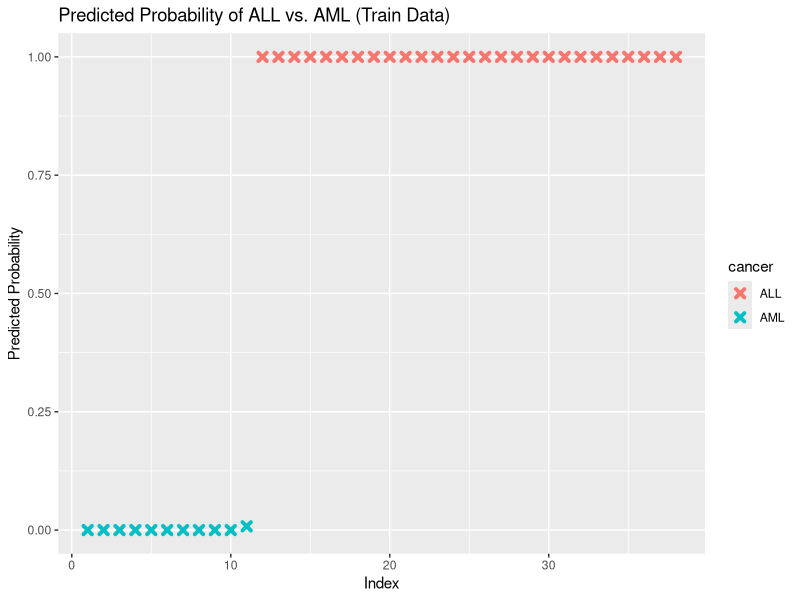
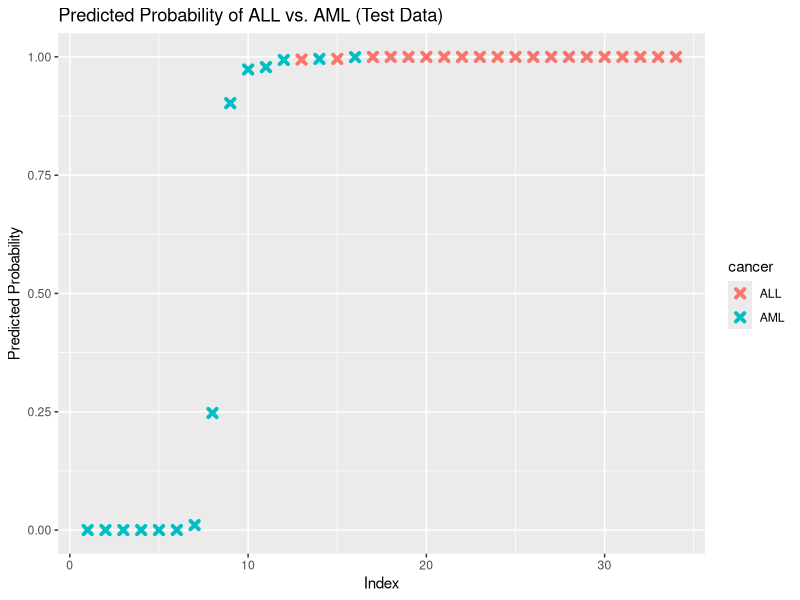
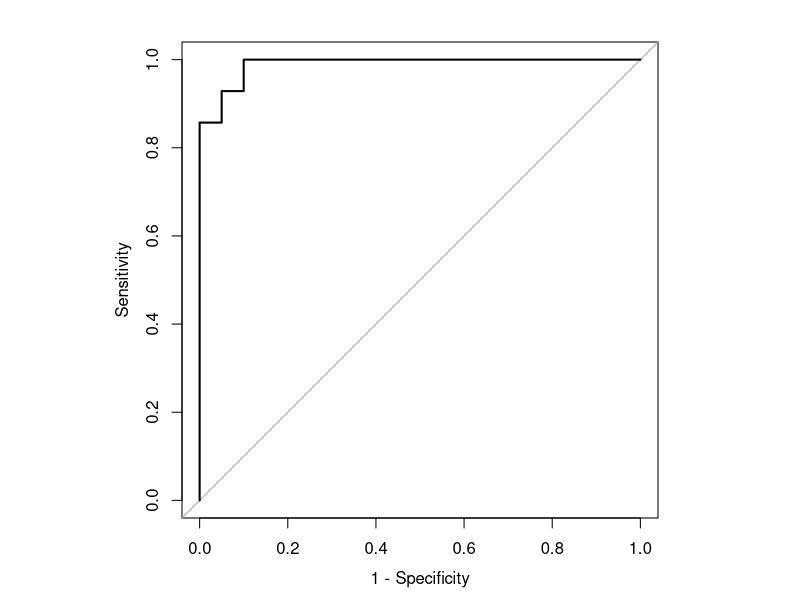
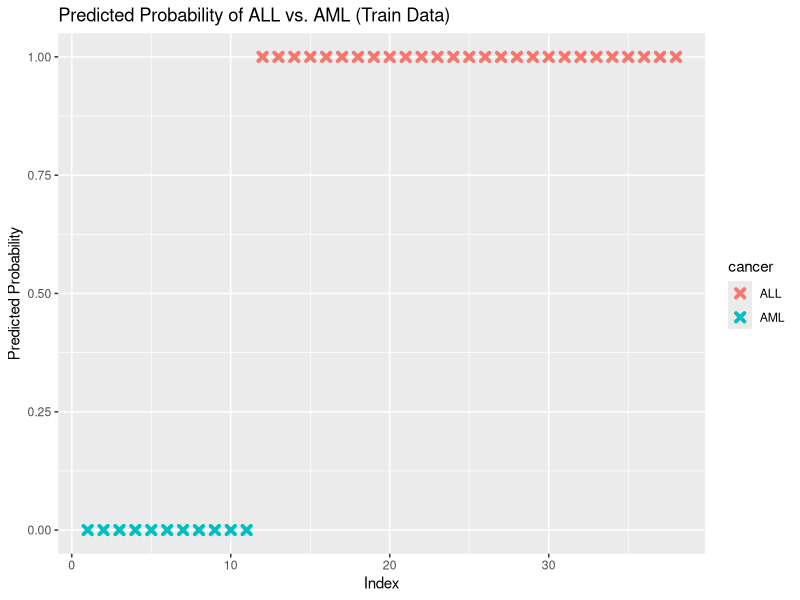
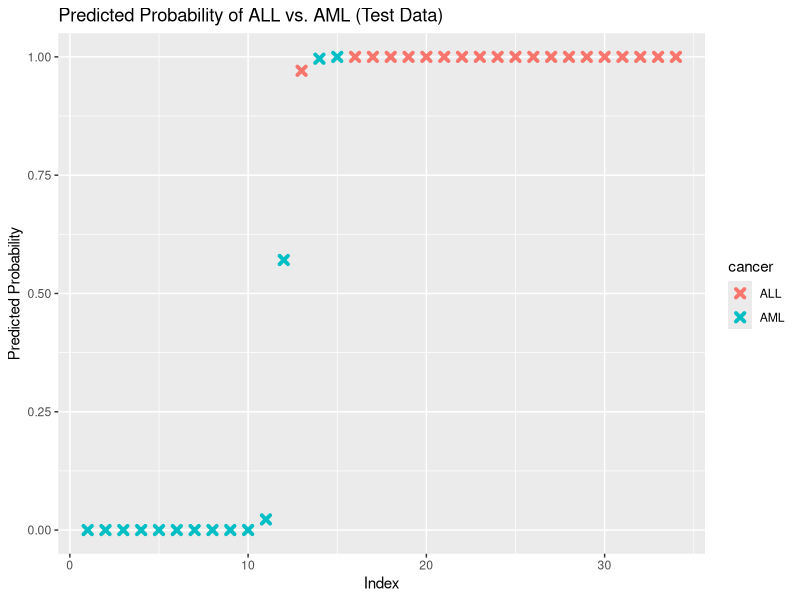
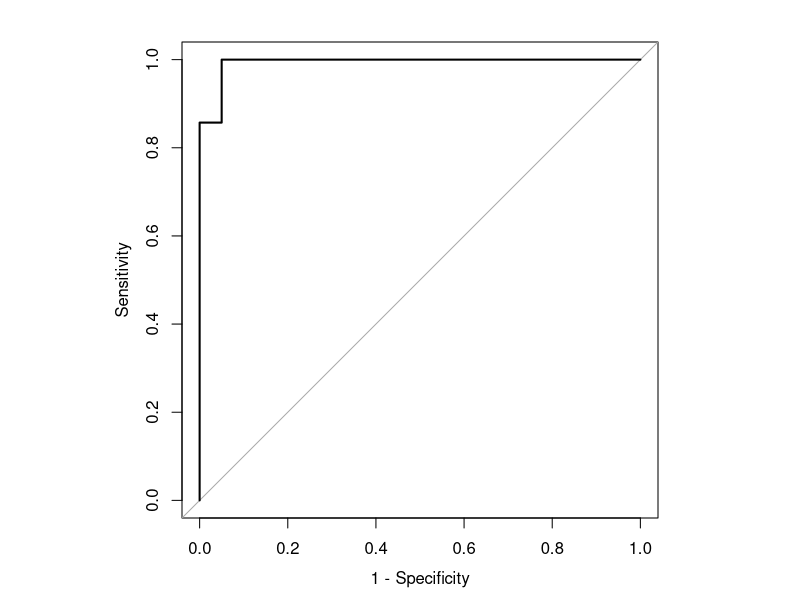
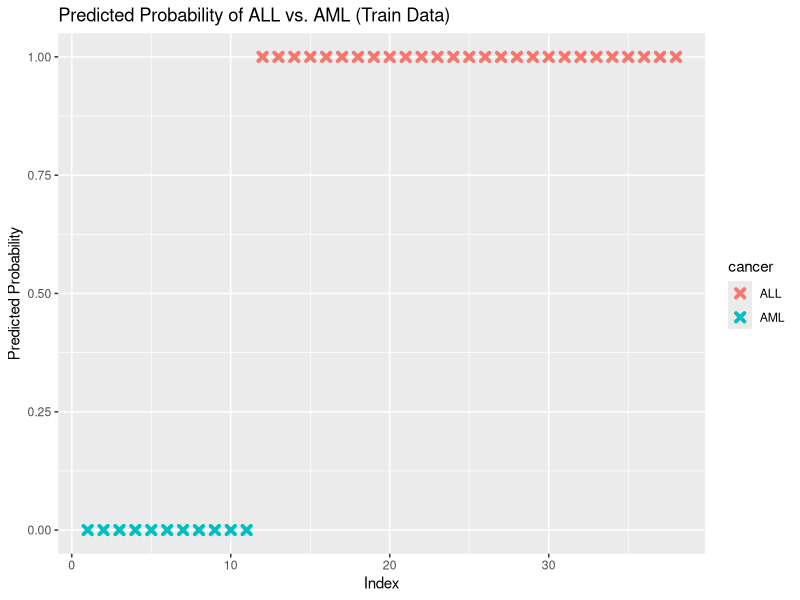
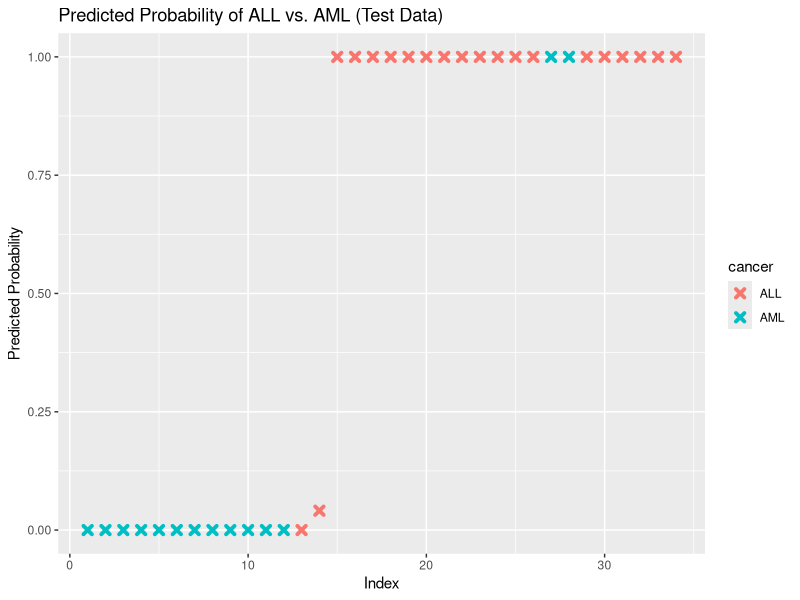

Generate these figures, in order, with R:
## ---- chunk 1
library(caret)
library(pROC)
## ---- chunk 2
graph_probability <- function(model, data, comp, test_train){
  predicted <- data.frame(
    probability = predict(model, newdata = data[4:(comp+3)], "prob")[,1],
    cancer=data$cancer
  )

  predicted <- predicted[
    order(predicted$probability, decreasing=FALSE),]
  predicted$rank <- 1:nrow(predicted)
  
  if (test_train == "test") {
    ggplot(data=predicted, aes(x=rank, y=probability)) +
      geom_point(aes(color=cancer), alpha=1, shape=4, stroke=2) +
      xlab("Index") +
      ylab("Predicted Probability") +
      ggtitle("Predicted Probability of ALL vs. AML (Test Data)")
  }
  
  else {
    ggplot(data=predicted, aes(x=rank, y=probability)) +
      geom_point(aes(color=cancer), alpha=1, shape=4, stroke=2) +
      xlab("Index") +
      ylab("Predicted Probability") +
      ggtitle("Predicted Probability of ALL vs. AML (Train Data)")
  }
}

cross_val_model <- function(train, method, num_cv, folds, comp) {
  set.seed(1)
  cv_model <- train(
    x = train[4:(comp+3)],
    y = train$cancer,
    method = method,
    metric = "Accuracy",
    trControl = trainControl(method="repeatedcv",
                             number = num_cv,
                             repeats = folds),
  )
  return (cv_model)
}

conf_matrix <- function(test, cv_model, comp) {
  return (confusionMatrix(reference = as.factor(test$cancer), data = as.factor(predict(cv_model, test[4:(comp+3)]))))
}

roc_plot <- function(test, model, comp) {
  par(pty="s")
  roc(test$cancer, predict(model, test[4:(comp+3)], type="prob")[,1], plot=TRUE, legacy.axes=TRUE)
} 
## ---- chunk 3
method <- "lda"
comp <- 20
num_cv <- 3
folds <- 5
## ---- chunk 4
#import numerical pca and split test / train data
test <- read.csv("data/processed/pca_num_test.csv", row.names = 1)
train <- read.csv("data/processed/pca_num_train.csv", row.names = 1)

model <- cross_val_model(train, method, num_cv, folds, comp)
model
## ---- chunk 5
#confusion matrix of model
conf_matrix(test, model, comp)
## ---- chunk 6
#graphing training probabilites
graph_probability(model, train, comp, "train")

#graphing testing probabilities
graph_probability(model, test, comp, "test")
## ---- chunk 7
#plotting ROC
roc_plot(test, model, comp)
## ---- chunk 8
#import numerical pca and split test / train data
test <- read.csv("data/processed/pca_cat_test.csv", row.names = 1)
train <- read.csv("data/processed/pca_cat_train.csv", row.names = 1)

model <- cross_val_model(train, method, num_cv, folds, comp)
model
## ---- chunk 9
#confusion matrix of model
conf_matrix(test, model, comp)
## ---- chunk 10
#graphing training probabilites
graph_probability(model, train, comp, "train")

#graphing testing probabilities
graph_probability(model, test, comp, "test")
## ---- chunk 11
#plotting ROC
roc_plot(test, model, comp)
## ---- chunk 12
#import numerical pca and split test / train data
test <- read.csv("data/processed/cor_num_test.csv", row.names = 1)
train <- read.csv("data/processed/cor_num_train.csv", row.names = 1)

model <- cross_val_model(train, method, num_cv, folds, comp)
model
## ---- chunk 13
#confusion matrix of model
conf_matrix(test, model, comp)
## ---- chunk 14
#graphing training probabilites
graph_probability(model, train, comp, "train")

#graphing testing probabilities
graph_probability(model, test, comp, "test")
## ---- chunk 15
#plotting ROC
roc_plot(test, model, comp)
## ---- chunk 16
#import numerical pca and split test / train data
test <- read.csv("data/processed/cor_cat_test.csv", row.names = 1)
train <- read.csv("data/processed/cor_cat_train.csv", row.names = 1)

model <- cross_val_model(train, method, num_cv, folds, comp)
model
## ---- chunk 17
#confusion matrix of model
conf_matrix(test, model, comp)
## ---- chunk 18
#graphing training probabilites
graph_probability(model, train, comp, "train")

#graphing testing probabilities
graph_probability(model, test, comp, "test")
## ---- chunk 19
#plotting ROC
roc_plot(test, model, comp)
